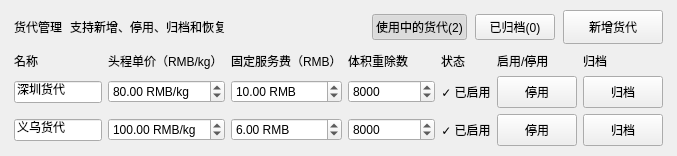
        <widget class="QFrame" name="freightManagementSection">
         <property name="card" stdset="0">
          <bool>true</bool>
         </property>
         <layout class="QVBoxLayout" name="freightManagementLayout">
          <property name="leftMargin">
           <number>14</number>
          </property>
          <property name="topMargin">
           <number>10</number>
          </property>
          <property name="rightMargin">
           <number>14</number>
          </property>
          <property name="bottomMargin">
           <number>10</number>
          </property>
          <property name="spacing">
           <number>8</number>
          </property>
          <item>
           <layout class="QHBoxLayout" name="freightHeaderLayout">
            <property name="leftMargin">
             <number>0</number>
            </property>
            <property name="topMargin">
             <number>0</number>
            </property>
            <property name="rightMargin">
             <number>0</number>
            </property>
            <property name="bottomMargin">
             <number>0</number>
            </property>
            <property name="spacing">
             <number>8</number>
            </property>
            <item>
             <widget class="QLabel" name="lblFreightManagementTitle">
              <property name="text">
               <string>货代管理</string>
              </property>
              <property name="sectionTitle" stdset="0">
               <bool>true</bool>
              </property>
             </widget>
            </item>
            <item>
             <widget class="QLabel" name="lblFreightManagementHint">
              <property name="text">
               <string>支持新增、停用、归档和恢复</string>
              </property>
              <property name="hint" stdset="0">
               <bool>true</bool>
              </property>
             </widget>
            </item>
            <item>
             <spacer name="freightHeaderSpacer">
              <property name="orientation">
               <enum>Qt::Horizontal</enum>
              </property>
              <property name="sizeHint" stdset="0">
               <size>
                <width>20</width>
                <height>20</height>
               </size>
              </property>
              <property name="sizeType">
               <enum>QSizePolicy::Expanding</enum>
              </property>
             </spacer>
            </item>
            <item>
             <widget class="QPushButton" name="btnShowActiveFreight">
              <property name="text">
               <string>使用中的货代(2)</string>
              </property>
              <property name="checkable">
               <bool>true</bool>
              </property>
              <property name="checked">
               <bool>true</bool>
              </property>
              <property name="primary" stdset="0">
               <bool>true</bool>
              </property>
             </widget>
            </item>
            <item>
             <widget class="QPushButton" name="btnShowArchivedFreight">
              <property name="text">
               <string>已归档(0)</string>
              </property>
              <property name="checkable">
               <bool>true</bool>
              </property>
             </widget>
            </item>
            <item>
             <widget class="QPushButton" name="btnAddFreightForwarder">
              <property name="text">
               <string>新增货代</string>
              </property>
              <property name="minimumSize">
               <size>
                <width>100</width>
                <height>34</height>
               </size>
              </property>
             </widget>
            </item>
           </layout>
          </item>
          <item>
           <layout class="QGridLayout" name="freightRowsGrid" columnstretch="2,2,2,2,1,0,0">
            <property name="leftMargin">
             <number>0</number>
            </property>
            <property name="topMargin">
             <number>0</number>
            </property>
            <property name="rightMargin">
             <number>0</number>
            </property>
            <property name="bottomMargin">
             <number>0</number>
            </property>
            <property name="spacing">
             <number>6</number>
            </property>
            <item row="0" column="0">
             <widget class="QLabel" name="lblFreightHeader0">
              <property name="text">
               <string>名称</string>
              </property>
             </widget>
            </item>
            <item row="0" column="1">
             <widget class="QLabel" name="lblFreightHeader1">
              <property name="text">
               <string>头程单价（RMB/kg）</string>
              </property>
             </widget>
            </item>
            <item row="0" column="2">
             <widget class="QLabel" name="lblFreightHeader2">
              <property name="text">
               <string>固定服务费（RMB）</string>
              </property>
             </widget>
            </item>
            <item row="0" column="3">
             <widget class="QLabel" name="lblFreightHeader3">
              <property name="text">
               <string>体积重除数</string>
              </property>
             </widget>
            </item>
            <item row="0" column="4">
             <widget class="QLabel" name="lblFreightHeader4">
              <property name="text">
               <string>状态</string>
              </property>
             </widget>
            </item>
            <item row="0" column="5">
             <widget class="QLabel" name="lblFreightHeader5">
              <property name="text">
               <string>启用/停用</string>
              </property>
             </widget>
            </item>
            <item row="0" column="6">
             <widget class="QLabel" name="lblFreightHeader6">
              <property name="text">
               <string>归档</string>
              </property>
             </widget>
            </item>
            <item row="1" column="0">
             <widget class="QLineEdit" name="txtFreightName1">
              <property name="text">
               <string>深圳货代</string>
              </property>
             </widget>
            </item>
            <item row="1" column="1">
             <widget class="QDoubleSpinBox" name="spinFreightRate1">
              <property name="decimals">
               <number>2</number>
              </property>
              <property name="minimum">
               <double>0.0</double>
              </property>
              <property name="maximum">
               <double>9999</double>
              </property>
              <property name="singleStep">
               <double>1.0</double>
              </property>
              <property name="value">
               <double>80</double>
              </property>
              <property name="suffix">
               <string> RMB/kg</string>
              </property>
             </widget>
            </item>
            <item row="1" column="2">
             <widget class="QDoubleSpinBox" name="spinFreightFixedFee1">
              <property name="decimals">
               <number>2</number>
              </property>
              <property name="minimum">
               <double>0.0</double>
              </property>
              <property name="maximum">
               <double>9999</double>
              </property>
              <property name="singleStep">
               <double>1.0</double>
              </property>
              <property name="value">
               <double>10</double>
              </property>
              <property name="suffix">
               <string> RMB</string>
              </property>
             </widget>
            </item>
            <item row="1" column="3">
             <widget class="QDoubleSpinBox" name="spinFreightDivisor1">
              <property name="decimals">
               <number>0</number>
              </property>
              <property name="minimum">
               <double>0.0</double>
              </property>
              <property name="maximum">
               <double>999999</double>
              </property>
              <property name="singleStep">
               <double>1.0</double>
              </property>
              <property name="value">
               <double>8000</double>
              </property>
             </widget>
            </item>
            <item row="1" column="4">
             <widget class="QLabel" name="lblFreightStatus1">
              <property name="text">
               <string>✓ 已启用</string>
              </property>
              <property name="alignment">
               <set>Qt::AlignCenter</set>
              </property>
              <property name="statusOk" stdset="0">
               <bool>true</bool>
              </property>
             </widget>
            </item>
            <item row="1" column="5">
             <widget class="QPushButton" name="btnToggleFreight1">
              <property name="text">
               <string>停用</string>
              </property>
              <property name="minimumSize">
               <size>
                <width>70</width>
                <height>32</height>
               </size>
              </property>
             </widget>
            </item>
            <item row="1" column="6">
             <widget class="QPushButton" name="btnArchiveFreight1">
              <property name="text">
               <string>归档</string>
              </property>
              <property name="minimumSize">
               <size>
                <width>70</width>
                <height>32</height>
               </size>
              </property>
             </widget>
            </item>
            <item row="2" column="0">
             <widget class="QLineEdit" name="txtFreightName2">
              <property name="text">
               <string>义乌货代</string>
              </property>
             </widget>
            </item>
            <item row="2" column="1">
             <widget class="QDoubleSpinBox" name="spinFreightRate2">
              <property name="decimals">
               <number>2</number>
              </property>
              <property name="minimum">
               <double>0.0</double>
              </property>
              <property name="maximum">
               <double>9999</double>
              </property>
              <property name="singleStep">
               <double>1.0</double>
              </property>
              <property name="value">
               <double>100</double>
              </property>
              <property name="suffix">
               <string> RMB/kg</string>
              </property>
             </widget>
            </item>
            <item row="2" column="2">
             <widget class="QDoubleSpinBox" name="spinFreightFixedFee2">
              <property name="decimals">
               <number>2</number>
              </property>
              <property name="minimum">
               <double>0.0</double>
              </property>
              <property name="maximum">
               <double>9999</double>
              </property>
              <property name="singleStep">
               <double>1.0</double>
              </property>
              <property name="value">
               <double>6</double>
              </property>
              <property name="suffix">
               <string> RMB</string>
              </property>
             </widget>
            </item>
            <item row="2" column="3">
             <widget class="QDoubleSpinBox" name="spinFreightDivisor2">
              <property name="decimals">
               <number>0</number>
              </property>
              <property name="minimum">
               <double>0.0</double>
              </property>
              <property name="maximum">
               <double>999999</double>
              </property>
              <property name="singleStep">
               <double>1.0</double>
              </property>
              <property name="value">
               <double>8000</double>
              </property>
             </widget>
            </item>
            <item row="2" column="4">
             <widget class="QLabel" name="lblFreightStatus2">
              <property name="text">
               <string>✓ 已启用</string>
              </property>
              <property name="alignment">
               <set>Qt::AlignCenter</set>
              </property>
              <property name="statusOk" stdset="0">
               <bool>true</bool>
              </property>
             </widget>
            </item>
            <item row="2" column="5">
             <widget class="QPushButton" name="btnToggleFreight2">
              <property name="text">
               <string>停用</string>
              </property>
              <property name="minimumSize">
               <size>
                <width>70</width>
                <height>32</height>
               </size>
              </property>
             </widget>
            </item>
            <item row="2" column="6">
             <widget class="QPushButton" name="btnArchiveFreight2">
              <property name="text">
               <string>归档</string>
              </property>
              <property name="minimumSize">
               <size>
                <width>70</width>
                <height>32</height>
               </size>
              </property>
             </widget>
            </item>
           </layout>
          </item>
         </layout>
        </widget>
